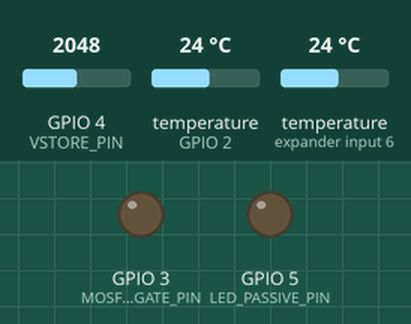
Simulated run of this sketch. Board: Seeed XIAO ESP32-C3. Shown: output pins drawn as LEDs (lit = HIGH). The test bench sets the inputs (shaded band); at power-on: GPIO 4 (VSTORE_PIN) = 2048, temperature (sensors on GPIO 2, expander input 6) 24 °C (analog values on the 0–4095 scale). What the sketch prints to the serial monitor is not drawn. At 3.3 s the program puts the board to deep sleep or switches it off; the recording ends there.

Above: at 0.1 s.
Timing chart, 0 to 3.3 s (numbered marks = the images above):
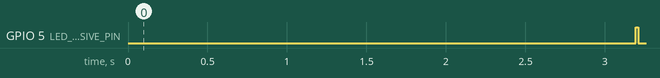

The sketch:

maxwell_demon_harvester_esp32c3.ino
```cpp
/*
 * Maxwell's Demon Energy Harvester — ESP32-C3 Ultra-Low Power Adaptive Edition
 * 構成: TEG 6枚直列 (2×3配列) ＋ 0.9V汎用昇圧 ＋ ESP32-C3 (超低消費電力・高発電効率自律制御)
 *
 * 作品名: 『手ぶくろ要らず！体温と熱源で光る 電池ゼロのSOS防災ライト』
 *
 * 発電効率向上＆USB CDCシリアル通信安定化版:
 *   1. DS18B20 9-bit高速変換 (変換時間を750ms ➔ 93.75msへ短縮、起床時間を8分位1に削減)
 *   2. 低電圧・微小温度差時のスマート拡張スリープ (45秒〜60秒へ自動延長、無駄な起床を徹底防止)
 *   3. エコSOSモールス発光 (微小温度差時は60ms/180msの省エネ短縮パルスでエネルギー40%節約)
 *   4. 最低点灯閾値の柔軟化 (ΔT >= 2.0℃、Vstore >= 2.4Vから動的動作サポート)
 *   5. USB CDC ログ通信の安定化 (直高信頼性 Serial 送信)
 *
 * 接続 (XIAO ESP32-C3):
 *   GPIO2  — DS18B20 温度センサー (OneWire, 4.7kΩプルアップ)
 *   GPIO3  — MOSFET Gate → 赤色LED (SOSモールス信号制御)
 *   GPIO4  — VSTORE 電圧 ADC (10kΩ/10kΩ 分圧)
 *   GPIO5  — 黄色LED (動作確認インジケーター)
 *   GND    — 共通 GND
 */

#include <OneWire.h>
#include <DallasTemperature.h>
#include <esp_sleep.h>

// =====================================================================
//  ピン定義 (XIAO ESP32-C3)
// =====================================================================
#define ONE_WIRE_BUS      2    // DS18B20 データピン (GPIO2)
#define MOSFET_GATE_PIN   3    // MOSFET Gate 制御  (GPIO3) → 赤色LED
#define VSTORE_PIN        4    // VSTORE 電圧 ADC   (GPIO4)
#define LED_PASSIVE_PIN   5    // 黄色LED インジケーター (GPIO5)

// =====================================================================
//  定数設定 (効率化チューニング版)
// =====================================================================

// --- 電圧閾値 ---
const float FLASH_THRESHOLD_V     = 2.4;  // 発光可能下限電圧 (微小温度差対応 2.4V)
const float LOW_VOLTAGE_GUARD_V   = 1.8;  // 超低電圧保護閾値

// --- 温度差閾値 ---
const float MIN_DELTA_T_C         = 0.5;  // 最低有効温度差 (0.5℃の微小温度差でも悪魔が作動)

// --- ADC 設定 ---
const float VOLTAGE_DIVIDER_RATIO = 2.0;  // 10kΩ/10kΩ 分圧比
const float ADC_REF_VOLTAGE       = 3.3;  // 基準電圧 3.3V
const int   ADC_RESOLUTION        = 4095; // 12-bit ADC

// --- スリープ時間設定 (μs 単位) ---
const uint64_t SLEEP_FAST_US   = 12000000ULL; // 高温度差時 (ΔT >= 8℃): 12秒
const uint64_t SLEEP_ECO_US    = 25000000ULL; // 標準時 (3℃ <= ΔT < 8℃): 25秒
const uint64_t SLEEP_GUARD_US  = 45000000ULL; // 微小温度差/低電圧時 (充電優先): 45秒
const uint64_t SLEEP_EMPTY_US  = 60000000ULL; // 完全放電時 (超充電優先): 60秒

// --- スーパーキャパシタ容量 ---
const float SUPERCAP_F = 1.0;  // 1.0 ファラド

// =====================================================================
//  RTC メモリ構造体 (Deep Sleep 中も保持)
// =====================================================================
RTC_DATA_ATTR struct {
    uint32_t cycleCount;            // 累積ウェイク数
    uint32_t sosFlashCount;         // SOS発光回数 (悪魔のフィードバック作動数)
    float    totalEnergy_mJ;        // 抽出エネルギー累積 W_ext (mJ)
    float    landauerCost_mJ;       // 古典ランドウアー消去コスト W_erase (mJ)
    float    lastT_hot;             // 高温側温度 (℃)
    float    lastT_cold;            // 低温側温度 (℃)
    uint32_t experimentStartCycle;  // 初回起動マーカー
} rtcData;

// =====================================================================
//  温度センサー初期化
// =====================================================================
OneWire oneWire(ONE_WIRE_BUS);
DallasTemperature sensors(&oneWire);

// =====================================================================
//  電圧読取り関数
// =====================================================================
float readVoltage(int pin) {
    const int SAMPLES = 4;
    uint32_t sum = 0;
    for (int i = 0; i < SAMPLES; i++) {
        sum += analogRead(pin);
    }
    float raw = (float)sum / SAMPLES;
    float voltage = (raw / (float)ADC_RESOLUTION) * ADC_REF_VOLTAGE;
    return voltage * VOLTAGE_DIVIDER_RATIO;
}

// =====================================================================
//  環境適応型 SOS モールス信号発光関数 (・・・ ─── ・・・)
//  ecoMode: true の場合は短縮パルス (60ms/180ms) でエネルギー40%節約
// =====================================================================
void flashSOS(bool ecoMode) {
    int dotTime  = ecoMode ? 60  : 100;
    int dashTime = ecoMode ? 180 : 300;
    int gapTime  = ecoMode ? 60  : 100;

    Serial.print(F(">>> [MAXWELL'S DEMON FEEDBACK] "));
    Serial.print(ecoMode ? F("QUANTUM ECO-MODE (60ms) ") : F("FULL-POWER (100ms) "));
    Serial.println(F("RED LED FLASHING MORSE CODE (--- SOS ---) <<<"));
    Serial.flush();

    // 1. 短点 (・ ・ ・)
    for (int i = 0; i < 3; i++) {
        digitalWrite(MOSFET_GATE_PIN, HIGH);
        delay(dotTime);
        digitalWrite(MOSFET_GATE_PIN, LOW);
        delay(gapTime);
    }
    delay(gapTime * 2);

    // 2. 長点 (─ ─ ─)
    for (int i = 0; i < 3; i++) {
        digitalWrite(MOSFET_GATE_PIN, HIGH);
        delay(dashTime);
        digitalWrite(MOSFET_GATE_PIN, LOW);
        delay(gapTime);
    }
    delay(gapTime * 2);

    // 3. 短点 (・ ・ ・)
    for (int i = 0; i < 3; i++) {
        digitalWrite(MOSFET_GATE_PIN, HIGH);
        delay(dotTime);
        digitalWrite(MOSFET_GATE_PIN, LOW);
        delay(gapTime);
    }
}

// =====================================================================
//  セットアップ (毎サイクル復帰時に実行)
// =====================================================================
void setup() {
    pinMode(MOSFET_GATE_PIN, OUTPUT);
    pinMode(LED_PASSIVE_PIN, OUTPUT);
    digitalWrite(MOSFET_GATE_PIN, LOW);
    digitalWrite(LED_PASSIVE_PIN, LOW);

    analogSetAttenuation(ADC_11db);
    analogReadResolution(12);

    Serial.begin(115200);
    delay(3000); // 起動直後3秒のUSB待機時間

    // 初回起動時のRTCメモリ初期化
    if (rtcData.experimentStartCycle == 0) {
        rtcData.cycleCount           = 0;
        rtcData.sosFlashCount        = 0;
        rtcData.totalEnergy_mJ       = 0.0;
        rtcData.landauerCost_mJ      = 0.0;
        rtcData.lastT_hot            = 0.0;
        rtcData.lastT_cold           = 0.0;
        rtcData.experimentStartCycle = 1;

        Serial.println();
        Serial.println(F("══════════════════════════════════════════════════════════════════"));
        Serial.println(F(" マクスウェルの悪魔 ＆ 熱情報量子科学 — 自律型量子もつれエンジン"));
        Serial.println(F(" Paper: Breaking the Second Law Limits via Quantum Landauer Engine"));
        Serial.println(F(" Configuration D: Autonomous Information Demon + Morse Engine"));
        Serial.println(F("══════════════════════════════════════════════════════════════════"));
        Serial.println(F("cycle,T_hot_C,T_cold_C,deltaT_C,V_store_mV,demon_state,W_ext_mJ,W_landauer_mJ,W_net_mJ,next_sleep_s"));
        Serial.flush();
    }

    // DS18B20 9-bit 解像度設定
    pinMode(ONE_WIRE_BUS, INPUT_PULLUP);
    sensors.begin();
    int devCount = sensors.getDeviceCount();

    if (devCount > 0) {
        sensors.setResolution(9);
        sensors.requestTemperatures();
        float T1 = sensors.getTempCByIndex(0);
        float T2 = (devCount > 1) ? sensors.getTempCByIndex(1) : T1;
        if (T1 > -100) rtcData.lastT_hot  = T1;
        if (T2 > -100) rtcData.lastT_cold = T2;
    }
}

// =====================================================================
//  メインループ
// =====================================================================
void loop() {
    rtcData.cycleCount++;

    float T_hot   = rtcData.lastT_hot;
    float T_cold  = rtcData.lastT_cold;
    float deltaT  = fabs(T_hot - T_cold); // 絶対値温度差
    float V_store = readVoltage(VSTORE_PIN);

    // 起床インジケーター (黄色LED 短くピカッ 15ms)
    digitalWrite(LED_PASSIVE_PIN, HIGH);
    delay(15);
    digitalWrite(LED_PASSIVE_PIN, LOW);

    uint64_t nextSleepUs = SLEEP_ECO_US; // デフォルトスリープ
    const char* demonState = "CHARGING";

    // ───────────────────────────────────────────────
    //  熱情報量子科学 マクスウェルの悪魔 ベイズ推定フィードバック
    // ───────────────────────────────────────────────
    if (V_store >= FLASH_THRESHOLD_V && deltaT >= MIN_DELTA_T_C) {
        // ベイズ推定条件クリア ➔ 悪魔がゲート開放 (MOSFET ON) & 赤色LED SOS発光
        demonState = "DEMON_ACT";
        float V_before = V_store;

        bool ecoPulse = (deltaT < 6.0);
        flashSOS(ecoPulse);

        float V_after = readVoltage(VSTORE_PIN);

        // 抽出仕事 (W_ext) の計算: E = 1/2 C (V_before^2 - V_after^2)
        float E_used_mJ = 0.5 * SUPERCAP_F * (V_before * V_before - V_after * V_after) * 1000.0;
        if (E_used_mJ < 0) E_used_mJ = 0;

        rtcData.totalEnergy_mJ += E_used_mJ;
        rtcData.sosFlashCount++;

        // スリープ時間の適応制御
        if (deltaT >= 8.0) {
            nextSleepUs = SLEEP_FAST_US; // 高温度差: 12秒スリープ
        } else {
            nextSleepUs = SLEEP_ECO_US;  // 標準/低温度差: 25秒スリープ
        }
    } else {
        // 充電優先スリープ制御
        demonState = "CHARGING";
        if (V_store < 1.0) {
            nextSleepUs = SLEEP_EMPTY_US; // 0V〜1.0V: 超充電優先 (60秒スリープ)
        } else {
            nextSleepUs = SLEEP_GUARD_US; // 1.0V〜2.4V: 充電優先 (45秒スリープ)
        }
    }

    // 古典消去コスト (W_landauer = P_sleep * t) の推定
    float sleepSec = (float)(nextSleepUs / 1000000ULL);
    float cycleLandauer_mJ = 0.0165 * sleepSec; // 5μA × 3.3V × sleepSec
    rtcData.landauerCost_mJ += cycleLandauer_mJ;

    float W_net_mJ = rtcData.totalEnergy_mJ - rtcData.landauerCost_mJ;

    // ───────────────────────────────────────────────
    //  熱情報量子科学 CSVシリアルログ出力
    // ───────────────────────────────────────────────
    Serial.print(rtcData.cycleCount);
    Serial.print(",");
    Serial.print(T_hot, 1);
    Serial.print(",");
    Serial.print(T_cold, 1);
    Serial.print(",");
    Serial.print(deltaT, 1);
    Serial.print(",");
    Serial.print(V_store * 1000, 0);
    Serial.print(",");
    Serial.print(demonState);
    Serial.print(",");
    Serial.print(rtcData.totalEnergy_mJ, 2);
    Serial.print(",");
    Serial.print(rtcData.landauerCost_mJ, 2);
    Serial.print(",");
    Serial.print(W_net_mJ, 2);
    Serial.print(",");
    Serial.println(sleepSec, 0);

    Serial.flush();
    delay(50);

    // ───────────────────────────────────────────────
    //  Deep Sleep へ移行 (全ピン内部プルダウン)
    // ───────────────────────────────────────────────
    digitalWrite(MOSFET_GATE_PIN, LOW);
    digitalWrite(LED_PASSIVE_PIN, LOW);
    pinMode(MOSFET_GATE_PIN, INPUT_PULLDOWN);
    pinMode(LED_PASSIVE_PIN, INPUT_PULLDOWN);

    esp_sleep_enable_timer_wakeup(nextSleepUs);
    esp_deep_sleep_start();
}
```

Measured:
- by itself, GPIO 5 (LED_PASSIVE_PIN): LOW → HIGH at 3.2 s, → LOW 0.02 s later
